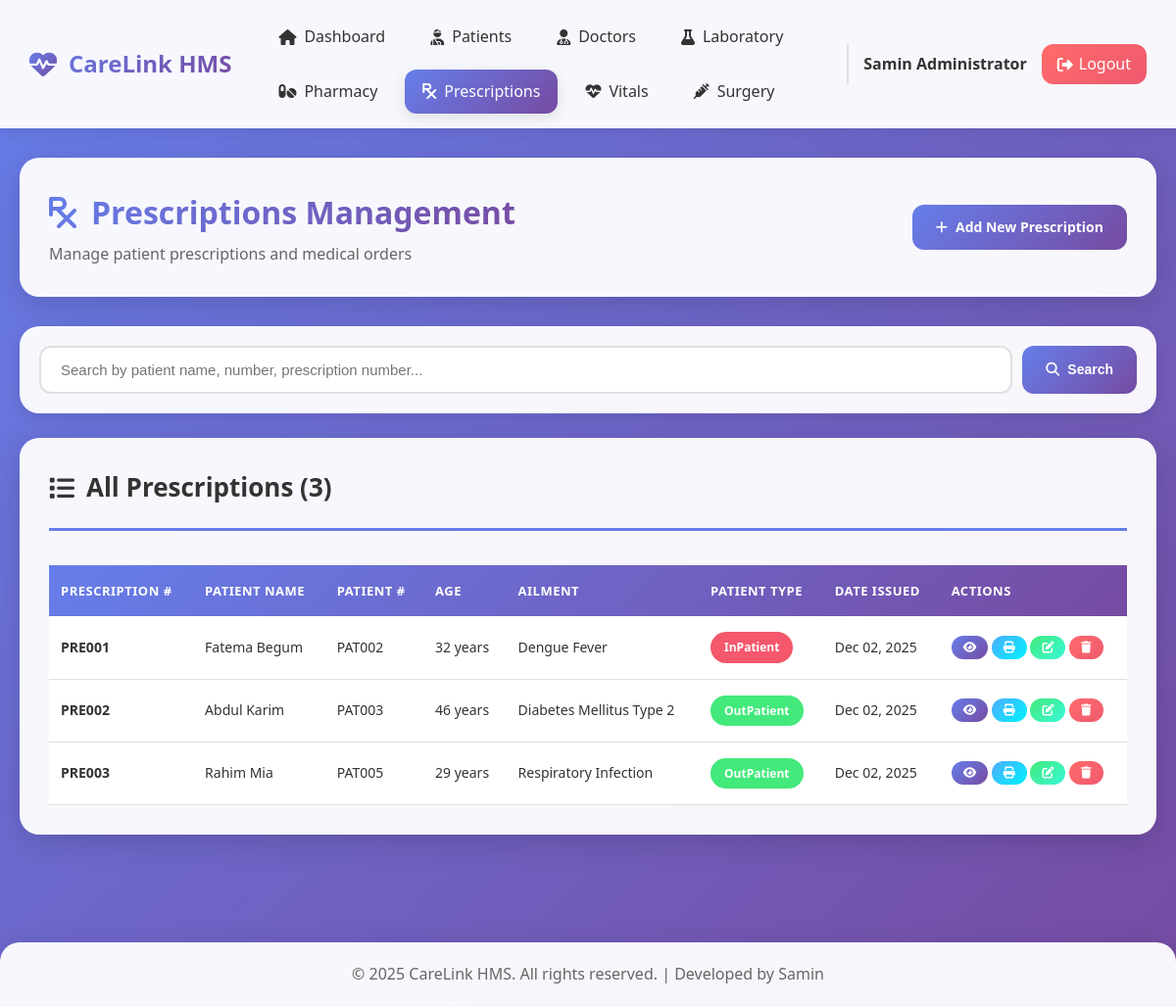
Screenshot of /backend/admin/prescriptions.php (signed in) with the database file from the repository.
### tables this page shows
CREATE TABLE `his_prescriptions` (
  `pres_id` int(11) NOT NULL,
  `pres_pat_name` varchar(200) DEFAULT NULL,
  `pres_pat_age` varchar(200) DEFAULT NULL,
  `pres_pat_number` varchar(200) DEFAULT NULL,
  `pres_number` varchar(200) DEFAULT NULL,
  `pres_pat_addr` varchar(200) DEFAULT NULL,
  `pres_pat_type` varchar(200) DEFAULT NULL,
  `pres_date` timestamp(4) NOT NULL DEFAULT current_timestamp(4) ON UPDATE current_timestamp(4),
  `pres_pat_ailment` varchar(200) DEFAULT NULL,
  `pres_ins` longtext DEFAULT NULL
);

### backend/admin/prescriptions.php (the view, shortened to what this page needs)
<?php
require_once '../includes/header.php';
require_once '../includes/navbar.php';
$prescriptions = mysqli_query($conn, "SELECT * FROM his_prescriptions ORDER BY pres_date DESC");
?>
<div class="container">
    <div class="page-header">
        <div>
            <h1><i class="fas fa-prescription"></i> Prescriptions Management</h1>
            <p>Manage patient prescriptions and medical orders</p>
        </div>
        <a href="add_prescription.php" class="btn btn-primary">
            <i class="fas fa-plus"></i> Add New Prescription
        </a>
    </div>
    <div class="search-bar">
        <form method="GET" action="">
            <input type="text" name="search" placeholder="Search by patient name, number, prescription number..."
                   value="<?php echo isset($_GET['search']) ? htmlspecialchars($_GET['search']) : ''; ?>">
            <button type="submit" class="btn btn-primary"><i class="fas fa-search"></i> Search</button>
        </form>
    </div>
    <div class="content-card">
        <div class="card-header">
            <h2><i class="fas fa-list"></i> All Prescriptions (<?php echo mysqli_num_rows($prescriptions); ?>)</h2>
        </div>
        <div class="table-responsive">
            <table class="data-table">
                <thead>
                    <tr>
                        <th>Prescription #</th>
                        <th>Patient Name</th>
                        <th>Patient #</th>
                        <th>Age</th>
                        <th>Ailment</th>
                        <th>Patient Type</th>
                        <th>Date Issued</th>
                        <th>Actions</th>
                    </tr>
                </thead>
                <tbody>
                    <?php if(mysqli_num_rows($prescriptions) > 0): ?>
                        <?php while ($pres = mysqli_fetch_assoc($prescriptions)): ?>
                        <tr>
                            <td><strong><?php echo $pres['pres_number']; ?></strong></td>
                            <td><?php echo $pres['pres_pat_name']; ?></td>
                            <td><?php echo $pres['pres_pat_number']; ?></td>
                            <td><?php echo $pres['pres_pat_age']; ?> years</td>
                            <td><?php echo $pres['pres_pat_ailment']; ?></td>
                            <td>
                                <span class="badge badge-<?php echo $pres['pres_pat_type'] == 'InPatient' ? 'danger' : 'success'; ?>">
                                    <?php echo $pres['pres_pat_type']; ?>
                                </span>
                            </td>
                            <td><?php echo date('M d, Y', strtotime($pres['pres_date'])); ?></td>
                            <td>
                                <a href="view_prescription.php?id=<?php echo $pres['pres_id']; ?>" class="btn btn-sm btn-primary" title="View Details">
                                    <i class="fas fa-eye"></i>
                                </a>
                                <a href="print_prescription.php?id=<?php echo $pres['pres_id']; ?>" class="btn btn-sm btn-info" title="Print" target="_blank">
                                    <i class="fas fa-print"></i>
                                </a>
                                <a href="edit_prescription.php?id=<?php echo $pres['pres_id']; ?>" class="btn btn-sm btn-success" title="Edit">
                                    <i class="fas fa-edit"></i>
                                </a>
                                <a href="delete_prescription.php?id=<?php echo $pres['pres_id']; ?>"
                                   class="btn btn-sm btn-danger"
                                   onclick="return confirm('Are you sure you want to delete this prescription?');"
                                   title="Delete">
                                    <i class="fas fa-trash"></i>
                                </a>
                            </td>
                        </tr>
                        <?php endwhile; ?>
                    <?php endif; ?>
                </tbody>
            </table>
        </div>
    </div>
</div>
<?php require_once '../includes/footer.php'; ?>

### assets/css/style.css (style rules this page uses)
* { margin: 0; padding: 0; box-sizing: border-box; }
:root { --primary-gradient: linear-gradient(135deg, #667eea 0%, #764ba2 100%); --secondary-gradient: linear-gradient(135deg, #f093fb 0%, #f5576c 100%); --success-gradient: linear-gradient(135deg, #43e97b 0%, #38f9d7 100%); --info-gradient: linear-gradient(135deg, #4facfe 0%, #00f2fe 100%); --warning-gradient: linear-gradient(135deg, #fa709a 0%, #fee140 100%); --danger-gradient: linear-gradient(135deg, #ff6b6b 0%, #ee5a6f 100%); --primary-color: #667eea; --secondary-color: #764ba2; --success-color: #43e97b; --danger-color: #f5576c; --warning-color: #fee140; --info-color: #4facfe; --text-dark: #333333; --text-light: #666666; --text-muted: #999999; --bg-light: #f8f9fa; --bg-white: #ffffff; --border-color: #e0e0e0; --shadow-sm: 0 2px 8px rgba(0, 0, 0, 0.1); --shadow-md: 0 4px 16px rgba(0, 0, 0, 0.1); --shadow-lg: 0 8px 32px rgba(0, 0, 0, 0.15); --shadow-xl: 0 15px 40px rgba(0, 0, 0, 0.2); --radius-sm: 8px; --radius-md: 12px; --radius-lg: 16px; --radius-xl: 20px; --transition: all 0.3s ease; }
body { font-family: 'Segoe UI', Tahoma, Geneva, Verdana, sans-serif; background: linear-gradient(135deg, #667eea 0%, #764ba2 100%); min-height: 100vh; color: var(--text-dark); line-height: 1.6; }
.container { max-width: 1400px; margin: 0 auto; padding: 30px 20px; animation: fadeIn 0.6s ease; }
.page-header { background: rgba(255, 255, 255, 0.95); backdrop-filter: blur(10px); padding: 30px; border-radius: var(--radius-xl); box-shadow: var(--shadow-lg); margin-bottom: 30px; display: flex; justify-content: space-between; align-items: center; animation: fadeInUp 0.6s ease; flex-wrap: wrap; gap: 15px; }
.page-header h1 { font-size: 32px; background: var(--primary-gradient); -webkit-background-clip: text; -webkit-text-fill-color: transparent; display: flex; align-items: center; gap: 15px; }
.page-header p { color: var(--text-light); margin-top: 5px; }
.content-card { background: rgba(255, 255, 255, 0.95); backdrop-filter: blur(10px); padding: 30px; border-radius: var(--radius-xl); box-shadow: var(--shadow-lg); animation: fadeInUp 0.8s ease; margin-bottom: 30px; }
.card-header { display: flex; justify-content: space-between; align-items: center; margin-bottom: 25px; padding-bottom: 20px; border-bottom: 3px solid var(--primary-color); flex-wrap: wrap; gap: 15px; }
.card-header h2 { font-size: 26px; color: var(--text-dark); display: flex; align-items: center; gap: 12px; }
.search-bar { background: rgba(255, 255, 255, 0.95); backdrop-filter: blur(10px); padding: 20px; border-radius: var(--radius-xl); box-shadow: var(--shadow-md); margin-bottom: 25px; animation: fadeInUp 0.7s ease; }
.search-bar form { display: flex; gap: 10px; flex-wrap: wrap; }
.search-bar input[type="text"], .search-bar input[type="search"] { flex: 1; min-width: 250px; padding: 14px 20px; border: 2px solid var(--border-color); border-radius: var(--radius-md); font-size: 15px; transition: var(--transition); }
.table-responsive { overflow-x: auto; }
.data-table { width: 100%; border-collapse: collapse; margin-top: 10px; }
.data-table thead { background: var(--primary-gradient); color: white; }
.data-table thead th { padding: 16px 12px; text-align: left; font-weight: 600; text-transform: uppercase; font-size: 13px; letter-spacing: 0.5px; white-space: nowrap; }
.data-table tbody td { padding: 16px 12px; border-bottom: 1px solid var(--border-color); font-size: 14px; }
.data-table tbody tr { transition: var(--transition); background: white; }
.btn { padding: 12px 24px; border: none; border-radius: var(--radius-md); cursor: pointer; font-weight: 600; font-size: 14px; transition: var(--transition); text-decoration: none; display: inline-flex; align-items: center; justify-content: center; gap: 8px; white-space: nowrap; }
.btn-primary { background: var(--primary-gradient); color: white; }
.btn-success { background: var(--success-gradient); color: white; }
.btn-danger { background: var(--danger-gradient); color: white; }
.btn-info { background: var(--info-gradient); color: white; }
.btn-sm { padding: 6px 12px; font-size: 12px; }
.badge { padding: 6px 14px; border-radius: 20px; font-size: 12px; font-weight: 600; display: inline-block; white-space: nowrap; }
.badge-success { background: var(--success-color); color: white; }
.badge-danger { background: var(--danger-color); color: white; }
@media (max-width: 1200px) { .container { max-width: 100%; } }

### rows the page displays
his_prescriptions: pres_number "PRE001", pres_pat_name "Fatema Begum", pres_pat_number "PAT002", pres_pat_age "32", pres_pat_ailment "Dengue Fever", pres_pat_type "InPatient", pres_date "Dec 02, 2025"
his_prescriptions: pres_number "PRE002", pres_pat_name "Abdul Karim", pres_pat_number "PAT003", pres_pat_age "46", pres_pat_ailment "Diabetes Mellitus Type 2", pres_pat_type "OutPatient", pres_date "Dec 02, 2025"
his_prescriptions: pres_number "PRE003", pres_pat_name "Rahim Mia", pres_pat_number "PAT005", pres_pat_age "29", pres_pat_ailment "Respiratory Infection", pres_pat_type "OutPatient", pres_date "Dec 02, 2025"

### other values shown
$_SESSION['admin_name'] "Samin Administrator"
mysqli_num_rows($prescriptions) "3"
